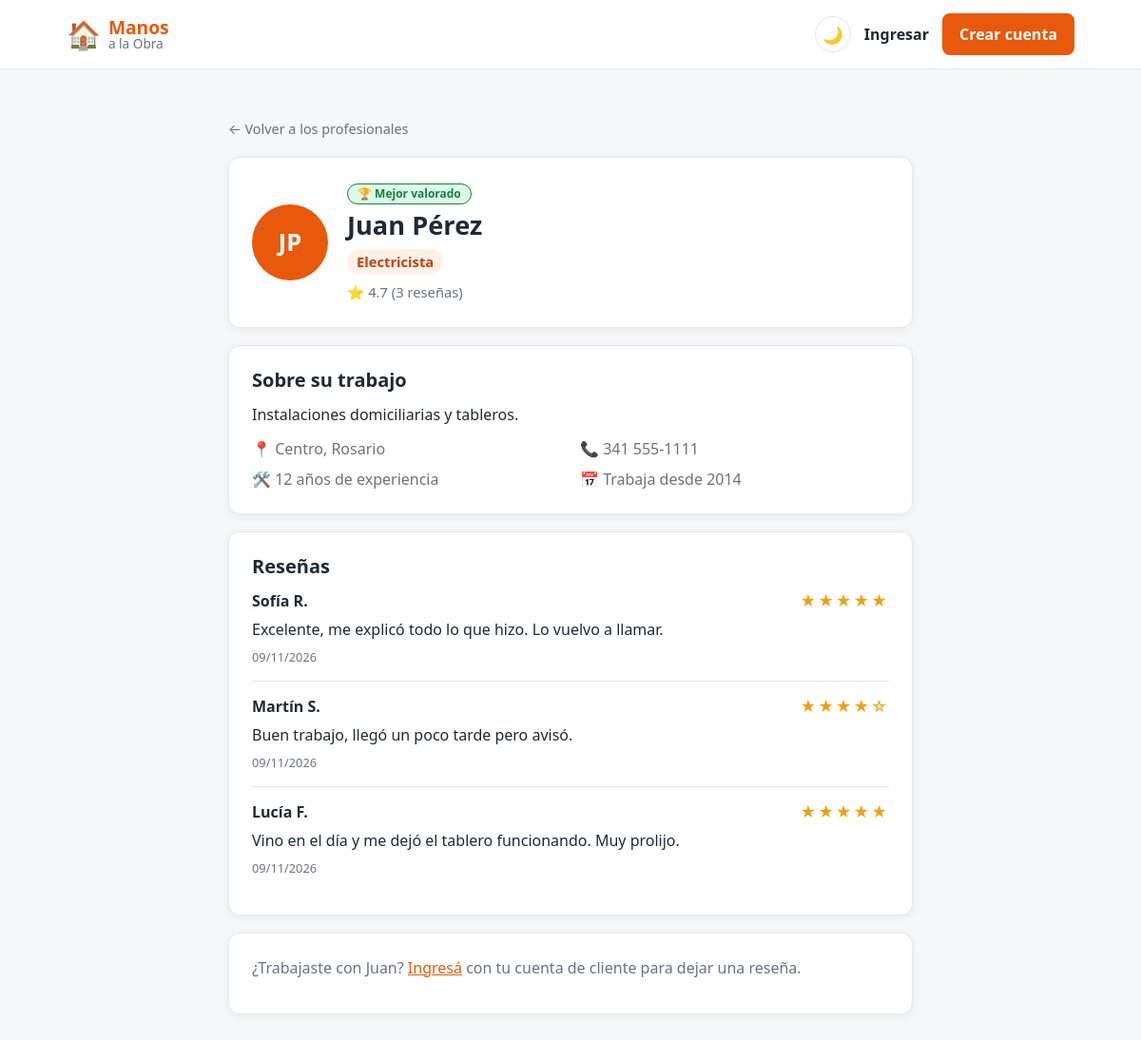
The app's page /perfil.php?id=1 with its own data.
### tables this page shows
CREATE TABLE profesionales (
    id INT AUTO_INCREMENT PRIMARY KEY,
     
    nombre VARCHAR(60) NOT NULL,
    apellido VARCHAR(60) NOT NULL,
    email VARCHAR(120) NOT NULL UNIQUE,
    password VARCHAR(255) NOT NULL,
    iniciales VARCHAR(5) NOT NULL,
     
    oficio VARCHAR(60) NULL,
    descripcion VARCHAR(300) NULL,
    ubicacion VARCHAR(100) NULL,              
    domicilio VARCHAR(120) NULL,              
    barrio_id INT NULL,                       
    telefono VARCHAR(30) NULL,
    experiencia INT NULL,
    fecha_alta DATE NULL,
    fecha_baja DATE NULL,
     
     
    valoracion DECIMAL(2,1) DEFAULT 0,
    cantidad_resenas INT DEFAULT 0,
     
     
    destacado_hasta DATE NULL,
    creado_en TIMESTAMP DEFAULT CURRENT_TIMESTAMP,
    FOREIGN KEY (barrio_id) REFERENCES barrios(id)
);

CREATE TABLE barrios (
    id INT AUTO_INCREMENT PRIMARY KEY,
    barrio VARCHAR(60) NOT NULL UNIQUE,
    zona VARCHAR(30) NOT NULL
);

CREATE TABLE resenas (
    id INT AUTO_INCREMENT PRIMARY KEY,
    profesional_id INT NOT NULL,
    cliente_id INT NOT NULL,
    puntaje TINYINT NOT NULL,                 
    comentario VARCHAR(300) NOT NULL,
    creado_en TIMESTAMP DEFAULT CURRENT_TIMESTAMP,
    FOREIGN KEY (profesional_id) REFERENCES profesionales(id) ON DELETE CASCADE,
    FOREIGN KEY (cliente_id) REFERENCES clientes(id) ON DELETE CASCADE,
    UNIQUE (profesional_id, cliente_id)
);

CREATE TABLE clientes (
    id INT AUTO_INCREMENT PRIMARY KEY,
    nombre VARCHAR(60) NOT NULL,
    apellido VARCHAR(60) NOT NULL,
    email VARCHAR(120) NOT NULL UNIQUE,
    password VARCHAR(255) NOT NULL,           
    creado_en TIMESTAMP DEFAULT CURRENT_TIMESTAMP
);

### perfil.php (the view, shortened to what this page needs)
<?php
require "config.php";
$modo_oscuro = ($_COOKIE["tema"] ?? "") === "oscuro";
$id = (int) ($_GET["id"] ?? 0);
$es_cliente = ($_SESSION["usuario_tipo"] ?? "") === "cliente";
$consulta = $conexion->prepare(
    "SELECT profesionales.*, barrios.barrio,
            (destacado_hasta IS NOT NULL AND destacado_hasta >= CURDATE()) AS destacado,
            (valoracion >= 4.5 AND cantidad_resenas >= 3) AS mejor_valorado
     FROM profesionales
     LEFT JOIN barrios ON barrios.id = profesionales.barrio_id
     WHERE profesionales.id = ?
       AND oficio IS NOT NULL
       AND (fecha_baja IS NULL OR fecha_baja >= CURDATE())"
);
$consulta->bind_param("i", $id);
$consulta->execute();
$profesional = $consulta->get_result()->fetch_assoc();
$resenas = [];
$ya_reseno = false;
if ($profesional) {
    $consulta = $conexion->prepare(
        "SELECT resenas.puntaje, resenas.comentario, resenas.creado_en, resenas.cliente_id,
                clientes.nombre, clientes.apellido
         FROM resenas
         JOIN clientes ON clientes.id = resenas.cliente_id
         WHERE resenas.profesional_id = ?
         ORDER BY resenas.creado_en DESC, resenas.id DESC"
    );
    $consulta->bind_param("i", $id);
    $consulta->execute();
    $resenas = $consulta->get_result()->fetch_all(MYSQLI_ASSOC);
}
function estrellas($puntaje) {
    $llenas = (int) round($puntaje);
    return str_repeat("★", $llenas) . str_repeat("☆", 5 - $llenas);
}
?>
<!DOCTYPE html>
<html lang="es">
<head>
    <link rel="stylesheet" href="style.css">
</head>
<body class="<?php echo $modo_oscuro ? "oscuro" : ""; ?>">
    <header class="header-principal">
        <div class="barra-superior">
            <a href="index.php" class="logo">
                <span class="logo-icono">🏠</span>
                <span class="logo-texto"><strong>Manos</strong><span>a la Obra</span></span>
            </a>
            <div class="acciones">
                <a href="tema.php" class="boton-tema" title="<?php echo $modo_oscuro ? "Activar modo claro" : "Activar modo oscuro"; ?>">
                    <?php echo $modo_oscuro ? "☀️" : "🌙"; ?>
                </a>
                <?php if (isset($_SESSION["usuario_nombre"])): ?>
                    <span class="link-ingresar">Hola, <?php echo htmlspecialchars($_SESSION["usuario_nombre"]); ?></span>
                    <a href="logout.php" class="btn-publicar">Salir</a>
                <?php else: ?>
                    <a href="login.php" class="link-ingresar">Ingresar</a>
                    <a href="registro.php" class="btn-publicar">Crear cuenta</a>
                <?php endif; ?>
            </div>
        </div>
    </header>
    <main class="seccion">
        <div class="contenedor contenedor-angosto">
            <a href="index.php#profesionales" class="volver">← Volver a los profesionales</a>
            <?php if (!$profesional): ?>
                <div class="perfil-caja">
                    <h1>Perfil no disponible</h1>
                    <p>Este profesional no existe o ya no está en actividad.</p>
                </div>
            <?php else: ?>
                <div class="perfil-caja perfil-cabecera <?php echo $profesional["destacado"] ? "destacada" : ""; ?>">
                    <div class="profesional-avatar perfil-avatar"><?php echo htmlspecialchars($profesional["iniciales"]); ?></div>
                    <div class="profesional-info">
                        <?php if ($profesional["mejor_valorado"]): ?>
                            <span class="insignia-mejor-valorado">🏆 Mejor valorado</span>
                        <?php endif; ?>
                        <h1><?php echo htmlspecialchars($profesional["nombre"] . " " . $profesional["apellido"]); ?></h1>
                        <p class="oficio"><?php echo htmlspecialchars($profesional["oficio"]); ?></p>
                        <p class="valoracion">⭐ <?php echo $profesional["valoracion"]; ?>
                            (<?php echo $profesional["cantidad_resenas"] . ($profesional["cantidad_resenas"] == 1 ? " reseña" : " reseñas"); ?>)</p>
                    </div>
                </div>
                <div class="perfil-caja">
                    <h2>Sobre su trabajo</h2>
                    <p><?php echo htmlspecialchars($profesional["descripcion"] ?? ""); ?></p>
                    <ul class="perfil-datos">
                        <li>📍 <?php
                            if (!empty($profesional["barrio"])) {
                                echo htmlspecialchars($profesional["barrio"]) . ", ";
                            }
                            echo htmlspecialchars($profesional["ubicacion"] ?? "");
                        ?></li>
                        <li>📞 <?php echo htmlspecialchars($profesional["telefono"] ?? ""); ?></li>
                        <li>🛠️ <?php echo (int) $profesional["experiencia"]; ?> años de experiencia</li>
                        <?php if (!empty($profesional["fecha_alta"])): ?>
                            <li>📅 Trabaja desde <?php echo date("Y", strtotime($profesional["fecha_alta"])); ?></li>
                        <?php endif; ?>
                    </ul>
                </div>
                <div class="perfil-caja" id="resenas">
                    <h2>Reseñas</h2>
                    <?php foreach ($resenas as $r): ?>
                        <div class="resena">
                            <div class="resena-encabezado">
                                <strong><?php echo htmlspecialchars($r["nombre"] . " " . mb_substr($r["apellido"], 0, 1) . "."); ?></strong>
                                <span class="estrellas" aria-label="<?php echo $r["puntaje"]; ?> de 5"><?php echo estrellas($r["puntaje"]); ?></span>
                            </div>
                            <p><?php echo htmlspecialchars($r["comentario"]); ?></p>
                            <span class="resena-fecha"><?php echo date("d/m/Y", strtotime($r["creado_en"])); ?></span>
                        </div>
                    <?php endforeach; ?>
                </div>
                <div class="perfil-caja">
                    <?php if (!isset($_SESSION["usuario_id"])): ?>
                        <p class="texto-suave">¿Trabajaste con <?php echo htmlspecialchars($profesional["nombre"]); ?>?
                            <a href="login.php">Ingresá</a> con tu cuenta de cliente para dejar una reseña.</p>
                    <?php elseif (!$es_cliente): ?>
                        <p class="texto-suave">Solo los clientes pueden dejar reseñas.</p>
                    <?php elseif ($ya_reseno): ?>
                        <p class="texto-suave">Ya dejaste tu reseña a este profesional.</p>
                    <?php endif; ?>
                </div>
            <?php endif; ?>
        </div>
    </main>
</body>
</html>

### style.css (style rules this page uses)
:root { --primario: #e8590c; --primario-oscuro: #c2410c; --primario-suave: #fff1e8; --texto: #1f2937; --texto-suave: #6b7280; --fondo: #f6f7f9; --blanco: #ffffff; --tarjeta: #ffffff; --borde: #e5e7eb; --borde-campo: #d1d5db; --hero-fin: #ffe0cc; --oscuro: #1e293b; --verde: #15803d; --verde-suave: #dcfce7; --radio: 12px; --sombra: 0 2px 10px rgba(0, 0, 0, 0.06); }
* { box-sizing: border-box; }
body { margin: 0; font-family: system-ui, -apple-system, "Segoe UI", Roboto, Arial, sans-serif; color: var(--texto); background: var(--fondo); line-height: 1.5; }
a { color: var(--primario); }
h1, h2, h3 { line-height: 1.2; }
.contenedor { max-width: 1100px; margin: 0 auto; padding: 0 20px; }
.boton, .btn-publicar { display: inline-block; padding: 10px 20px; border-radius: 8px; font-weight: 600; text-decoration: none; border: 2px solid var(--primario); transition: background 0.2s, color 0.2s; cursor: pointer; }
.boton-lleno, .btn-publicar { background: var(--primario); color: var(--blanco); }
.header-principal { background: var(--tarjeta); border-bottom: 1px solid var(--borde); position: sticky; top: 0; z-index: 10; }
.barra-superior { max-width: 1100px; margin: 0 auto; padding: 14px 20px; display: flex; align-items: center; gap: 20px; }
.logo { display: flex; align-items: center; gap: 8px; text-decoration: none; color: var(--texto); flex-shrink: 0; }
.logo-icono { font-size: 1.8rem; }
.logo-texto { display: flex; flex-direction: column; line-height: 1.1; }
.logo-texto strong { font-size: 1.2rem; color: var(--primario); }
.logo-texto span { font-size: 0.85rem; color: var(--texto-suave); }
.acciones { display: flex; align-items: center; gap: 14px; margin-left: auto; }
.link-ingresar { color: var(--texto); text-decoration: none; font-weight: 600; }
.acciones .btn-publicar { padding: 8px 16px; }
.boton-tema { width: 38px; height: 38px; border-radius: 50%; border: 1px solid var(--borde); display: flex; align-items: center; justify-content: center; text-decoration: none; font-size: 1.1rem; flex-shrink: 0; transition: border-color 0.2s; }
.seccion { padding: 50px 0; }
.insignia-mejor-valorado { display: inline-block; background: var(--verde-suave); color: var(--verde); border: 1px solid var(--verde); font-size: 0.75rem; font-weight: 700; padding: 1px 10px; border-radius: 20px; margin-bottom: 6px; }
.profesional-avatar { width: 56px; height: 56px; border-radius: 50%; background: var(--primario); color: var(--blanco); font-weight: 700; font-size: 1.2rem; display: flex; align-items: center; justify-content: center; flex-shrink: 0; }
.profesional-info { flex: 1; min-width: 0; }
.profesional-info p { margin: 2px 0; font-size: 0.92rem; color: var(--texto-suave); }
.profesional-info .oficio { display: inline-block; background: var(--primario-suave); color: var(--primario-oscuro); font-weight: 600; padding: 2px 10px; border-radius: 20px; margin-bottom: 6px; }
.contenedor-angosto { max-width: 760px; }
.perfil-caja { background: var(--tarjeta); border: 1px solid var(--borde); border-radius: var(--radio); padding: 24px; box-shadow: var(--sombra); margin-top: 18px; }
.perfil-caja h1 { margin: 0 0 6px; font-size: 1.7rem; }
.perfil-caja h2 { margin: 0 0 12px; font-size: 1.25rem; }
.perfil-caja > p { margin: 0 0 12px; }
.perfil-cabecera { display: flex; gap: 20px; align-items: center; }
.perfil-avatar { width: 80px; height: 80px; font-size: 1.6rem; }
.perfil-datos { list-style: none; margin: 0; padding: 0; display: grid; grid-template-columns: repeat(2, 1fr); gap: 8px 20px; color: var(--texto-suave); }
.texto-suave { color: var(--texto-suave); margin: 0; }
.resena { padding: 14px 0; border-top: 1px solid var(--borde); }
.resena:first-of-type { border-top: none; padding-top: 0; }
.resena p { margin: 6px 0 4px; }
.resena-encabezado { display: flex; justify-content: space-between; align-items: center; gap: 10px; }
.estrellas { color: #f59e0b; letter-spacing: 2px; }
.resena-fecha { font-size: 0.8rem; color: var(--texto-suave); }
.volver { color: var(--texto-suave); text-decoration: none; font-size: 0.9rem; align-self: flex-start; }

### records on screen
profesionales: iniciales "JP", nombre+apellido "Juan Pérez", oficio "Electricista", valoracion "4.7", cantidad_resenas "3", descripcion "Instalaciones domiciliarias y tableros.", barrio.barrio "Centro", ubicacion "Rosario", telefono "341 555-1111", experiencia "12", fecha_alta "2014", nombre "Juan"
resenas: cliente.apellido "Sofía R.", puntaje "★★★★★", comentario "Excelente, me explicó todo lo que hizo. Lo vuelvo a llamar.", creado_en "09/11/2026"
resenas: cliente.apellido "Martín S.", puntaje "★★★★☆", comentario "Buen trabajo, llegó un poco tarde pero avisó.", creado_en "09/11/2026"
resenas: cliente.apellido "Lucía F.", puntaje "★★★★★", comentario "Vino en el día y me dejó el tablero funcionando. Muy prolijo.", creado_en "09/11/2026"
